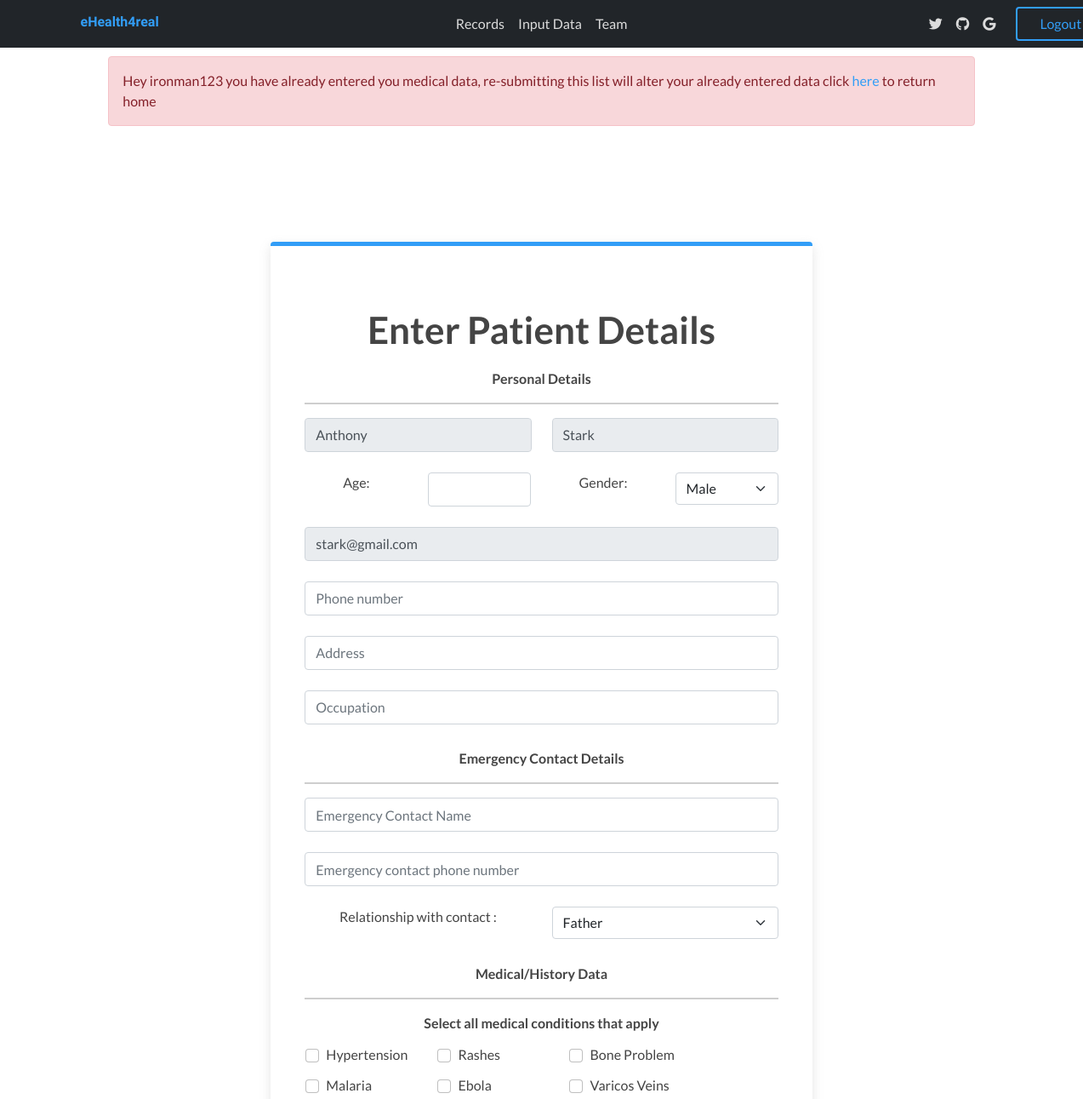
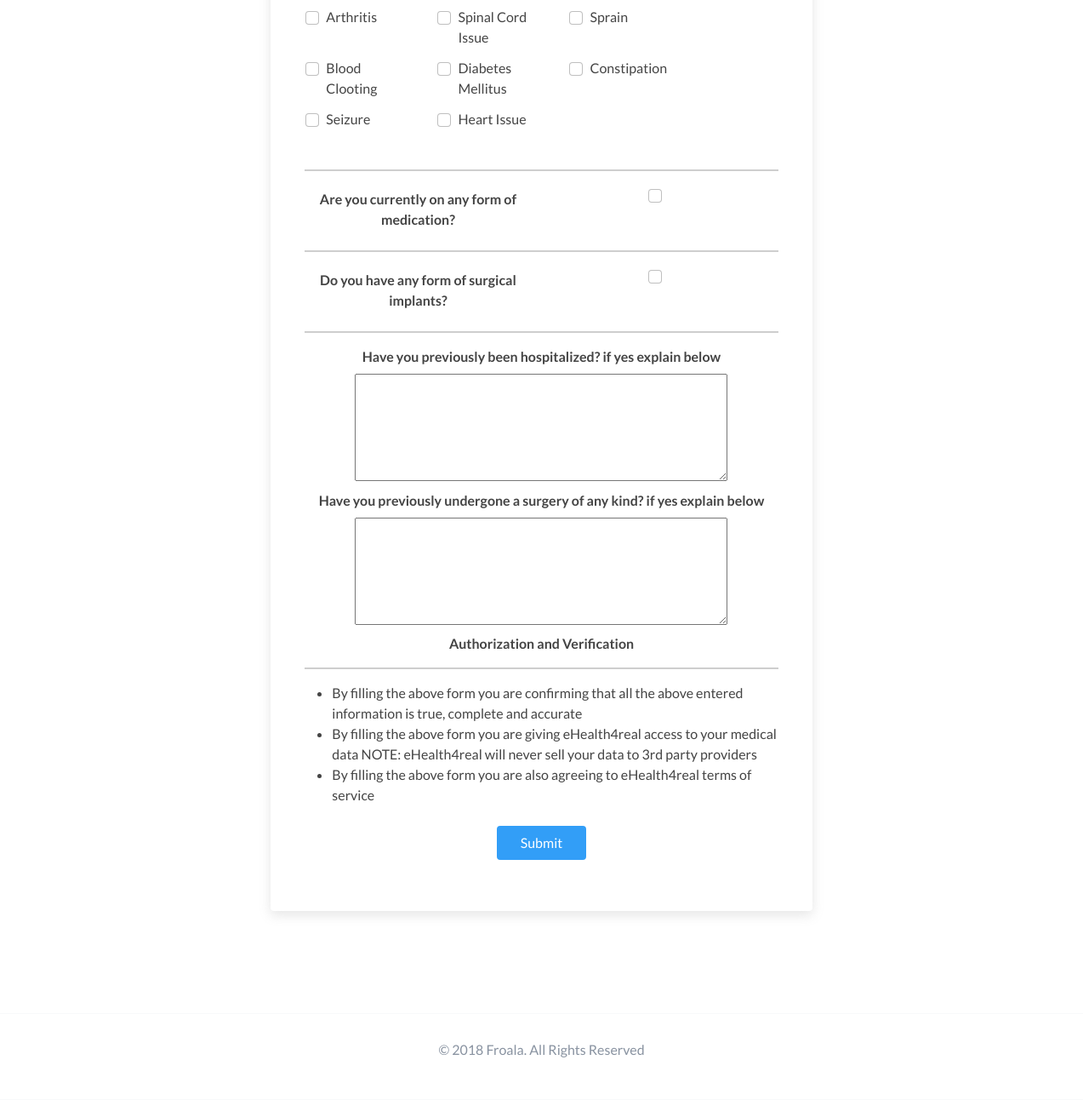
The app's page /add_patient_details (signed in) with its own data (2 pictures, top to bottom).
### medical/models.py (models this page shows, shortened)
class Patient(models.Model):
    user = models.OneToOneField(User, on_delete=models.CASCADE)
    age = models.IntegerField(default=0)
    gender = models.CharField(max_length=30, default="")
    phone_number = PhoneNumberField(default="")
    diseases = models.ManyToManyField(Disease)
    on_medication = models.BooleanField(default=False)
    occupation = models.CharField(max_length=100, default="")
    address = models.TextField(default="")
    emergency_contact_name = models.CharField(max_length=100)
    emergency_contact_number = PhoneNumberField(default="")
    relationship_to_patient = models.CharField(max_length=200, default="")
    medical_implants = models.BooleanField(default=False)
    date_added = models.DateField(default=timezone.now())
    previous_surgery = models.TextField(default="")
    previous_hospitalized = models.TextField(default="")
    registered = models.BooleanField(default=False)

class Disease(models.Model):
    name = models.CharField(max_length=100)
    date = models.DateField(default=timezone.now())
    def __str__(self):
        return self.name

### medical/decorators.py (the view)
    def wrapper(request, *args, **kwargs):
        user = request.user
        groups = user.groups.all()
        groups = [group.name for group in groups]
        if "Patient" in groups:
            return func(request, *args, **kwargs)
        else:
            messages.error(request, " That page is only accessible to patients ")
            return redirect('Home')

### medical/views.py (called while the page is built, shortened)
@login_required(login_url='/login')
@patients_only
def add_patient_details(request):
    p = Patient.objects.get(user=request.user)
    dis = Disease.objects.all()
    context = {
        "diseases": dis,
        "patient": p,
    }
    return render(request, 'add_patient_details.html', context)

### medical/templates/add_patient_details.html (shortened to what this page needs)
{% extends 'base.html' %}
{% block content %}
{% if patient.registered %}
<div style="margin-left:10%; width:80%;">
<div class="alert alert-danger login-error" role="alert">
    Hey {{patient.user.username}} you have already entered you medical data, re-submitting this list will alter your already entered data
    click <a href="{% url 'Home' %}">here</a> to return home
</div>
</div>
{% endif %}
<form class="row g-3" method="post">
      <section class="fdb-block">
      <div class="container">
        <div class="row justify-content-center">
          <div class="col-12 col-md-8 col-lg-7 col-md-5 text-center">
            <div class="fdb-box fdb-touch">
              <div class="row">
                <div class="col">
                  <h1>Enter Patient Details</h1>
                </div>
              </div>
                <h4> Personal Details</h4>
                <hr>
                <div class="row">
                <div class="col">
                <input type="text" class="form-control" placeholder="First name" aria-label="First name" value="{{request.user.first_name}}" disabled>
                 </div>
                <div class="col">
                <input type="text" class="form-control" placeholder="Last name" aria-label="Last name" value="{{request.user.last_name}}" disabled>
                </div>
                </div>
                <br>
                <div class="row">
                    <div class="col">
                         <label> Age: </label>
                    </div>
                    <div class="col">
                        <input type="number" class="form-control" name="age">
                    </div>
                    <div class="col">
                         <label> Gender: </label>
                    </div>
                    <div class="col">
                        <select class="form-select" aria-label="Default select example" name="gender">
                            <option value="male">Male</option>
                        </select>
                    </div>
                </div>
                <br>
                <div class="row">
                <div class="col">
                <input type="email" class="form-control" placeholder="Email" name="email" value="{{request.user.email}}" disabled>
                </div>
                </div>
                <br>
                <div class="row">
                <div class="col">
                <input type="text" class="form-control" placeholder="Phone number" name="phone">
                </div>
                </div>
                <br>
                <div class="row">
                <div class="col">
                <input type="text" class="form-control" id="inputAddress" placeholder="Address" name="address">
                </div>
                </div>
                <br>
                <div class="row">
                <div class="col">
                <input type="text" class="form-control"  placeholder="Occupation" name="occupation">
                </div>
                </div>
                <br>
                <h4> Emergency Contact Details</h4>
                <hr>
                <div class="row">
                <div class="col">
                <input type="text" class="form-control"  placeholder="Emergency Contact Name" name="emergency_contact_name">
                </div>
                </div>
                <br>
                <div class="row">
                <div class="col">
                <input type="text" class="form-control"  placeholder="Emergency contact phone number" name="emergency_contact_phone">
                </div>
                </div>
                <br>
                <div class="row">
                    <div class="col">
                        <label> Relationship with contact : </label>
                    </div>
                <div class="col">
                 <select class="form-select" aria-label="Default select example" name="relationship">
                            <option value="father">Father</option>
                 </select>
                </div>
                </div>
                <br>
                <h4> Medical/History Data</h4>
                <hr>
                <h4> Select all medical conditions that apply </h4>
                <div class="row">
                    {% for disease in diseases %}
                    <div class="col-md-3 auth" style="margin:5px;">
                        <div class="form-check">
                        <input class="form-check-input" type="checkbox" name="{{disease.name}}">
                        <label class="form-check-label">
                         {{disease}}
                        </label>
                        </div>
                    </div>
                    {% endfor %}
                </div>
                <br>
                <hr>
                <div class="row">
                    <div class="col">
                        <h4> Are you currently on any form of medication? </h4>
                    </div>
                    <div class="col">
                         <input class="form-check-input" type="checkbox" name="on_med">
                    </div>
                </div>
                <hr>
                <div class="row">
                    <div class="col">
                        <h4> Do you have any form of surgical implants? </h4>
                    </div>
                    <div class="col">
                         <input class="form-check-input" type="checkbox" name="on_imp">
                    </div>
                </div>
                <hr>
                <h4>Have you previously been hospitalized? if yes explain below</h4>
                <textarea name="hospitalized"  cols="50" rows="5">
                </textarea>
                <h4>Have you previously undergone a surgery of any kind? if yes explain below</h4>
                <textarea name="surgery"  cols="50" rows="5">
                </textarea>
              <h4> Authorization and Verification</h4>
              <hr>
                <div class="auth">
                <ul >
                    <li> By filling the above form you are confirming that all the above entered information is true, complete and accurate</li>
                    <li> By filling the above form you are giving eHealth4real access to your medical data NOTE: eHealth4real will never sell your data to 3rd party providers</li>
                    <li> By filling the above form you are also agreeing to eHealth4real terms of service</li>
                </ul>
                </div>
              <div class="row mt-4">
                <div class="col">
                  <button class="btn btn-primary" type="submit">Submit</button>
                </div>
              </div>
            </div>
          </div>
        </div>
      </div>
    </section>
</form>
{% endblock content %}

### medical/static/css/froala_blocks.css (style rules this page uses)
*, *::before, *::after { box-sizing: border-box; }
html { font-family: sans-serif; line-height: 1.15; -webkit-text-size-adjust: 100%; -ms-text-size-adjust: 100%; -ms-overflow-style: scrollbar; -webkit-tap-highlight-color: rgba(0, 0, 0, 0); }
article, aside, figcaption, figure, footer, header, hgroup, main, nav, section { display: block; }
body { margin: 0; font-family: Lato, Helvetica, Arial; font-size: 1em; font-weight: 400; line-height: 1.5; color: #444444; text-align: left; background-color: #fff; }
hr { box-sizing: content-box; height: 0; overflow: visible; }
h1, h2, h3, h4, h5, h6 { margin-top: 0; margin-bottom: 0.5rem; }
ol, ul, dl { margin-top: 0; margin-bottom: 1rem; }
a { color: #329ef7; text-decoration: none; background-color: transparent; -webkit-text-decoration-skip: objects; }
label { display: inline-block; margin-bottom: 0.5rem; }
button { border-radius: 0; }
input, button, select, optgroup, textarea { margin: 0; font-family: inherit; font-size: inherit; line-height: inherit; }
button, input { overflow: visible; }
button, select { text-transform: none; }
button, html [type="button"], [type="reset"], [type="submit"] { -webkit-appearance: button; }
input[type="radio"], input[type="checkbox"] { box-sizing: border-box; padding: 0; }
textarea { overflow: auto; resize: vertical; }
h1, h2, h3, h4, h5, h6, .h1, .h2, .h3, .h4, .h5, .h6 { margin-bottom: 0.5rem; font-family: inherit; font-weight: 600; line-height: 1.5; color: inherit; }
h1, .h1 { font-size: 2.75rem; }
h4, .h4 { font-size: 1rem; }
hr { margin-top: 1rem; margin-bottom: 1rem; border: 0; border-top: 1px solid rgba(0, 0, 0, 0.1); }
.form-control { display: block; width: 100%; height: calc(2.25rem + 0.25rem); padding: 0.375rem 0.75rem; font-size: 1em; line-height: 1.5; color: #495057; background-color: #fff; background-clip: padding-box; border: 1px solid #ced4da; border-radius: 0.25rem; transition: border-color 0.15s ease-in-out, box-shadow 0.15s ease-in-out; }
.form-control::placeholder { color: #6c757d; opacity: 1; }
.form-control:disabled, .form-control[readonly] { background-color: #e9ecef; opacity: 1; }
.form-check { position: relative; display: block; padding-left: 1.25rem; }
.form-check-input { position: absolute; margin-top: 0.3rem; margin-left: -1.25rem; }
.form-check-label { margin-bottom: 0; }
.btn { display: inline-block; font-weight: 400; text-align: center; white-space: nowrap; vertical-align: middle; user-select: none; border: 0.125rem solid transparent; padding: 0.375rem 1.625rem; font-size: 1em; line-height: 1.5; border-radius: 0.25rem; transition: color 0.15s ease-in-out, background-color 0.15s ease-in-out, border-color 0.15s ease-in-out, box-shadow 0.15s ease-in-out; }
.btn:not(:disabled):not(.disabled) { cursor: pointer; }
.btn-primary { color: #fff; background-color: #329ef7; border-color: #329ef7; }
h1, h2, h3, h4, h5, h6, .h1, .h2, .h3, .h4, .h5, .h6 { margin-top: 0.3rem; }
.fdb-block { -webkit-font-smoothing: antialiased; -moz-osx-font-smoothing: grayscale; text-rendering: optimizelegibility; padding: 7.5rem 0; position: relative; background-size: cover; background-position: center; background-repeat: no-repeat; overflow: hidden; background-color: #FFFFFF; }
.fdb-block .container { background-position: center; background-repeat: no-repeat; background-size: contain; }
.fdb-block .fdb-box { background: #FFFFFF; padding: 3.75rem 2.5rem; overflow: hidden; color: #444444; border-radius: 0.25rem; box-shadow: 0 0.3125rem 0.875rem 0 rgba(129, 129, 129, 0.2) !important; }
.fdb-block .fdb-touch { border-top: solid 0.3125rem #329ef7; z-index: 2; }

### medical/static/css/custom.css (style rules this page uses)
.login-error { margin-top: 10px; }
.auth { text-align : left; }

### medical/templates/base.html (style rules this page uses)
.fdb-block { border-bottom: 1px solid var(--light); }

### records on screen
Patient: user.username "ironman123"
Disease: name "Hypertension"
Disease: name "Rashes"
Disease: name "Bone Problem"
Disease: name "Malaria"
Disease: name "Ebola"
Disease: name "Varicos Veins"
Disease: name "Arthritis"
Disease: name "Spinal Cord Issue"
Disease: name "Sprain"
Disease: name "Blood Clooting"
Disease: name "Diabetes Mellitus"
Disease: name "Constipation"
Disease: name "Seizure"
Disease: name "Heart Issue"
